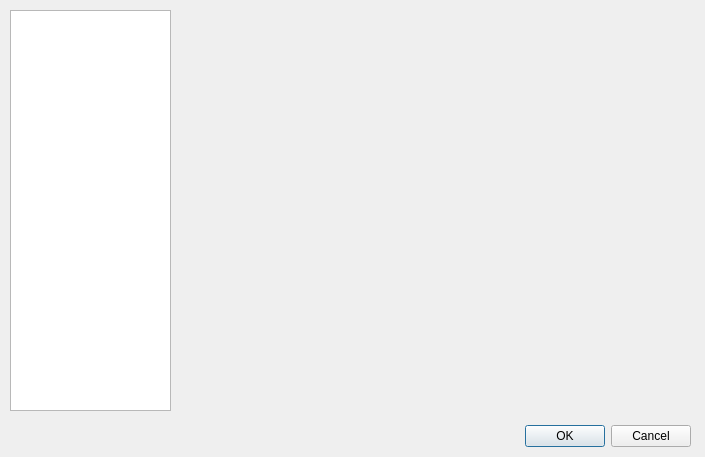
<?xml version="1.0" encoding="UTF-8"?>
<ui version="4.0">
 <class>PreferencesDlg</class>
 <widget class="QDialog" name="PreferencesDlg">
  <property name="geometry">
   <rect>
    <x>0</x>
    <y>0</y>
    <width>705</width>
    <height>457</height>
   </rect>
  </property>
  <property name="windowTitle">
   <string>Preferences</string>
  </property>
  <property name="modal">
   <bool>true</bool>
  </property>
  <widget class="QDialogButtonBox" name="buttonBox">
   <property name="geometry">
    <rect>
     <x>350</x>
     <y>420</y>
     <width>341</width>
     <height>32</height>
    </rect>
   </property>
   <property name="orientation">
    <enum>Qt::Horizontal</enum>
   </property>
   <property name="standardButtons">
    <set>QDialogButtonBox::Cancel|QDialogButtonBox::Ok</set>
   </property>
  </widget>
  <widget class="QListWidget" name="categoriesListBox">
   <property name="geometry">
    <rect>
     <x>10</x>
     <y>10</y>
     <width>161</width>
     <height>401</height>
    </rect>
   </property>
  </widget>
  <widget class="QStackedWidget" name="stackedWidget">
   <property name="geometry">
    <rect>
     <x>180</x>
     <y>10</y>
     <width>511</width>
     <height>401</height>
    </rect>
   </property>
   <property name="currentIndex">
    <number>4</number>
   </property>
   <widget class="QWidget" name="generalPage">
    <widget class="QGroupBox" name="colorGroupBox">
     <property name="geometry">
      <rect>
       <x>10</x>
       <y>10</y>
       <width>171</width>
       <height>81</height>
      </rect>
     </property>
     <property name="title">
      <string>Color</string>
     </property>
     <widget class="QRadioButton" name="blackRadio">
      <property name="geometry">
       <rect>
        <x>10</x>
        <y>20</y>
        <width>82</width>
        <height>17</height>
       </rect>
      </property>
      <property name="text">
       <string>Black</string>
      </property>
     </widget>
     <widget class="QRadioButton" name="redRadio">
      <property name="geometry">
       <rect>
        <x>10</x>
        <y>40</y>
        <width>131</width>
        <height>17</height>
       </rect>
      </property>
      <property name="text">
       <string>Red</string>
      </property>
     </widget>
     <widget class="QRadioButton" name="greyRadio">
      <property name="geometry">
       <rect>
        <x>10</x>
        <y>60</y>
        <width>82</width>
        <height>17</height>
       </rect>
      </property>
      <property name="text">
       <string>Grey</string>
      </property>
     </widget>
    </widget>
    <widget class="QCheckBox" name="searchCheckBox">
     <property name="geometry">
      <rect>
       <x>20</x>
       <y>240</y>
       <width>261</width>
       <height>17</height>
      </rect>
     </property>
     <property name="toolTip">
      <string>If checked, typing &quot;ame&quot; in library search would find designs with the keyword &quot;america&quot;, but not &quot;cameo&quot;. If not checked, both would be found.</string>
     </property>
     <property name="text">
      <string>Library search matches only the start of words.</string>
     </property>
    </widget>
    <widget class="QLabel" name="searchExplanationLabel">
     <property name="geometry">
      <rect>
       <x>40</x>
       <y>260</y>
       <width>371</width>
       <height>31</height>
      </rect>
     </property>
     <property name="text">
      <string>If checked, typing &quot;ami&quot; in library search would find files with the keyword &quot;animal&quot;, but not &quot;panic&quot;. If not checked, both would be found.</string>
     </property>
     <property name="alignment">
      <set>Qt::AlignLeading|Qt::AlignLeft|Qt::AlignTop</set>
     </property>
     <property name="wordWrap">
      <bool>true</bool>
     </property>
    </widget>
   </widget>
   <widget class="QWidget" name="displayPage">
    <widget class="QGroupBox" name="antialiasingGroup">
     <property name="geometry">
      <rect>
       <x>0</x>
       <y>0</y>
       <width>201</width>
       <height>271</height>
      </rect>
     </property>
     <property name="title">
      <string>Antialiasing</string>
     </property>
     <widget class="QRadioButton" name="aaOffRadio">
      <property name="geometry">
       <rect>
        <x>20</x>
        <y>30</y>
        <width>82</width>
        <height>17</height>
       </rect>
      </property>
      <property name="text">
       <string>Off</string>
      </property>
     </widget>
     <widget class="QRadioButton" name="aaBasicRadio">
      <property name="geometry">
       <rect>
        <x>20</x>
        <y>50</y>
        <width>82</width>
        <height>17</height>
       </rect>
      </property>
      <property name="text">
       <string>Basic</string>
      </property>
     </widget>
     <widget class="QRadioButton" name="aa2xRadio">
      <property name="geometry">
       <rect>
        <x>20</x>
        <y>70</y>
        <width>82</width>
        <height>17</height>
       </rect>
      </property>
      <property name="text">
       <string>2x Samples</string>
      </property>
     </widget>
     <widget class="QRadioButton" name="aa4xRadio">
      <property name="geometry">
       <rect>
        <x>20</x>
        <y>90</y>
        <width>82</width>
        <height>17</height>
       </rect>
      </property>
      <property name="text">
       <string>4x Samples</string>
      </property>
     </widget>
     <widget class="QRadioButton" name="aa6xRadio">
      <property name="geometry">
       <rect>
        <x>20</x>
        <y>120</y>
        <width>82</width>
        <height>17</height>
       </rect>
      </property>
      <property name="text">
       <string>6x Samples</string>
      </property>
     </widget>
     <widget class="QRadioButton" name="aa8xRadio">
      <property name="geometry">
       <rect>
        <x>20</x>
        <y>150</y>
        <width>82</width>
        <height>17</height>
       </rect>
      </property>
      <property name="text">
       <string>8x Samples</string>
      </property>
     </widget>
    </widget>
   </widget>
   <widget class="QWidget" name="editingPage"/>
   <widget class="QWidget" name="languagePage"/>
   <widget class="QWidget" name="advancedPage"/>
  </widget>
 </widget>
 <resources/>
 <connections>
  <connection>
   <sender>buttonBox</sender>
   <signal>accepted()</signal>
   <receiver>PreferencesDlg</receiver>
   <slot>accept()</slot>
   <hints>
    <hint type="sourcelabel">
     <x>248</x>
     <y>254</y>
    </hint>
    <hint type="destinationlabel">
     <x>157</x>
     <y>274</y>
    </hint>
   </hints>
  </connection>
  <connection>
   <sender>buttonBox</sender>
   <signal>rejected()</signal>
   <receiver>PreferencesDlg</receiver>
   <slot>reject()</slot>
   <hints>
    <hint type="sourcelabel">
     <x>316</x>
     <y>260</y>
    </hint>
    <hint type="destinationlabel">
     <x>286</x>
     <y>274</y>
    </hint>
   </hints>
  </connection>
 </connections>
</ui>
